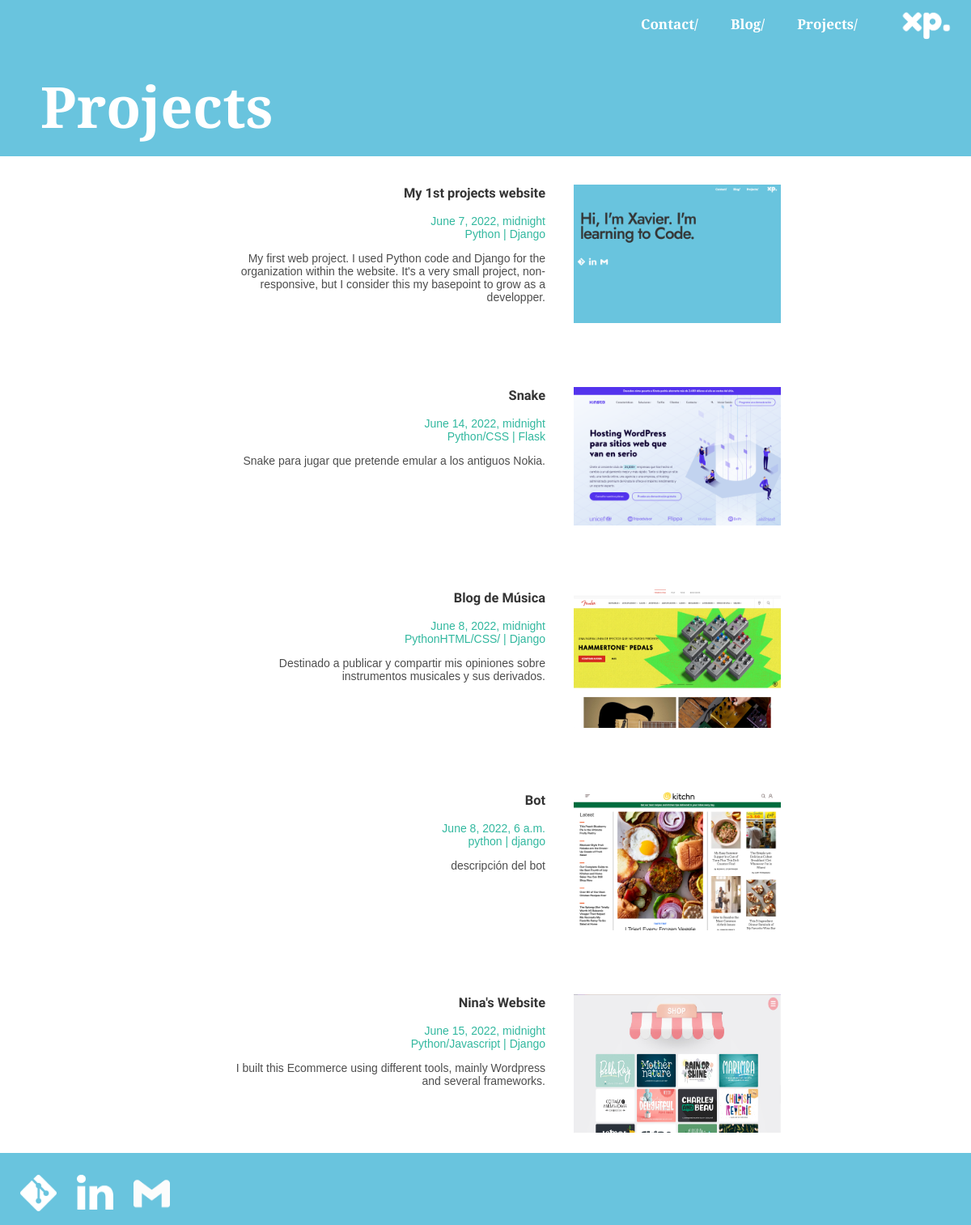
The page /portfolio/ on the database its author committed.
### mainapp/models.py (models this page shows, shortened)
class Opcion(models.Model):
    title = models.CharField(max_length=200, verbose_name='Título página')
    slug = models.CharField(unique=True,max_length=150,verbose_name="URL")
    created_at = models.DateTimeField(default=timezone.now,verbose_name="Fecha creación")
    updated_at = models.DateTimeField(default=timezone.now,verbose_name="Fecha modificación")

class PostPortfolio(models.Model):
    title = models.CharField(max_length=200, verbose_name="Nombre proyecto")
    text = models.TextField(max_length=500, verbose_name="Descripción Proyecto")
    image = models.ImageField(default='null', verbose_name="Foto proyecto",upload_to = 'img_portfolio')
    languajes = models.CharField(max_length=350,verbose_name="Lenguajes ocupados")
    framework = models.CharField(default="null",max_length=200,verbose_name="Framework")
    project_date = models.DateTimeField(verbose_name="Fecha realización proyecto")
    created_at = models.DateTimeField(auto_now_add=True, verbose_name='Creado')
    uptaded_at = models.DateTimeField(auto_now_add=True, verbose_name='Actualizado')

### mainapp/views.py (the view)
# urls.py: path('portfolio/', views.portfolio, name = 'portfolio' ),
def portfolio(request):
    return render(request,'portfolio.html', {
        'title': 'Porftolio',
        'title_page': 'Projects'
    })

### mainapp/processor.py (called while the page is built)
def get_opcion(request):
    pages = Opcion.objects.all().values_list('title','slug')
    return {
        'pages': pages
    }

def get_portfolio(request):
    projects = PostPortfolio.objects.all().values_list('title', 'text','languajes','framework','project_date','image')
    return {
        'projects': projects
    }

def get_blog(request):
    blog = Blog.objects.all().values_list('title','description','image','created_at','updated_at')
    return {
        'blog': blog
    }

### mainapp/templates/portfolio.html (shortened to what this page needs)
{% extends 'layout.html' %}
{% block content %}
         {% for project in projects %}
         <a href="#">
            <div class="cajaInt">
                <div class="caja_movible">
                    <div class="imagen_portfolio">
                        {% if project.5 != 'null' %}
                            <img src="../media/{{project.5}}"/>
                        {% endif %}
                    </div>
                    <div class="proyectos">
                        <article><h3><span class="proy_title">{{project.0}}</h3><span></article>
                        <article><span class="proy_desc">{{project.4}}<span></article>
                        <article><span class="proy_desc">{{project.2}} | {{project.3}}<span></article>
                        <p>
                        <article><span class="proy_desc_desc">{{project.1}}<span></article></p>
                    </div>
                </div>
            </div>
        </a>
         {% endfor %}
{% endblock %}

### mainapp/templates/layout.html (shortened to what this page needs)
{% load static %}
<!DOCTYPE html>
<html lang="en">
<head>
    <link rel="stylesheet" type="text/css" href="{% static 'css/styles.css' %}"/>
</head>
<body>
    <nav>
        <a href="{% url 'index'%}">
            <img src="{% static 'img/logo-xpilasi.png' %}"/>
        </a>
        <ul>
            {% for page in pages %}
                <li><a href="{% url page.1 %}">{{page.0}}</a></li>
            {% endfor %}
        </ul>
    </nav>
    <div class="title_page">
        {{title_page}}
    </div>
    <div id="content">
        {% block content %}
        {% endblock %}
    </div>
    <footer>
        <a href="#"><img class="logos-menu" src="{% static 'img/git-icon.png' %}"/></a>
        <a href="#"><img class="logos-menu" src="{% static 'img/linkedin-icon.png' %}"/></a>
        <a href="mailto: pilasiha@gmail.com"><img class="logos-menu" src="{% static 'img/gmail-icon.png' %}"/></a>
    </footer>
</body>
</html>

### mainapp/static/css/styles.css (style rules this page uses)
body { margin:0; background: rgb(105, 196, 222); font-family: Arial, Helvetica, sans-serif; color:rgb(44, 44, 44); text-decoration: none; position: relative; padding-bottom: 70px; text-decoration: none!important; }
ul { list-style: none; }
nav { width: 100%; height: 60px; background-color: rgb(105, 196, 222); font-size: 17px; margin:-17px auto; text-decoration: none; }
nav img { float:right; width: 110px; padding-top:0px; padding-left: 10px; }
img.logos-menu { float:left; width: 45px; padding-top:10px; padding-left: 25px; }
nav ul { list-style: none; padding-right: 20px; }
nav ul li { line-height: 60px; float: right; }
nav ul li a { font-family: 'Bitter', serif; color: white; font-weight:1000; display: block; padding-right: 20px; padding-left:20px; }
a:link { text-decoration: none!important; }
#content { margin-top: 20px; margin-left: auto; margin-right: auto; bottom:0; }
.title_page { width: 400px; margin-top:20px; margin-right: 0px; margin-left:50px; padding-top:20px; padding-bottom: 20px; text-align: left; font-size: 70px; height: 70px; font-family: 'Bitter', serif; color: white; font-weight:1000; border: 0px solid grey; }
.cajaInt { width:100%; height: 250px; border: 0px solid rgb(255, 255, 255); font-size: 14px; background: rgb(255, 255, 255); }
.caja_movible { margin-right: 200px; }
.proyectos { width: 500px; padding-bottom: 2px; margin-top:20px; color:rgb(255, 255, 255); font-size: 14px; border: 0px solid rgb(71, 71, 71); float:right; text-align: right; }
.proy_title { font-family: 'Jost', sans-serif; color:rgb(52, 52, 52); font-family: 'Jost', sans-serif; font-family: 'Trispace', sans-serif; }
.proy_desc { color:rgb(50, 184, 159); }
.proy_desc_desc { width: 400px; display:block; float:right; color:rgb(77, 77, 77); }
.imagen_portfolio img { border: 0px solid grey; float:right; margin:35px; height: 171px; width: 256px; }
footer { width: 100%; padding: 1em 0; background-color: rgb(105, 196, 222); color: white; font-size: 17px; bottom:0; margin-top:20px; text-align: center; position: absolute; }

### rows shown on the page
Opcion: title "Projects/"
Opcion: title "Blog/"
Opcion: title "Contact/"
PostPortfolio: shows a picture, title "My 1st projects website", project "June 7, 2022, midnight", languajes "Python", framework "Django", text "My first web project. I used Python code and Django for the organization within the website. It's a very small project, non-responsive, but I consider this my basepoint to grow as a developper."
PostPortfolio: shows a picture, title "Snake", project "June 14, 2022, midnight", languajes "Python/CSS", framework "Flask", text "Snake para jugar que pretende emular a los antiguos Nokia."
PostPortfolio: shows a picture, title "Blog de Música", project "June 8, 2022, midnight", languajes "PythonHTML/CSS/", framework "Django", text "Destinado a publicar y compartir mis opiniones sobre instrumentos musicales y sus derivados."
PostPortfolio: shows a picture, title "Bot", project "June 8, 2022, 6 a.m.", languajes "python", framework "django", text "descripción del bot"
PostPortfolio: shows a picture, title "Nina's Website", project "June 15, 2022, midnight", languajes "Python/Javascript", framework "Django", text "I built this Ecommerce using different tools, mainly Wordpress and several frameworks."

### other values the page prints
{{ title_page }} "Projects"
